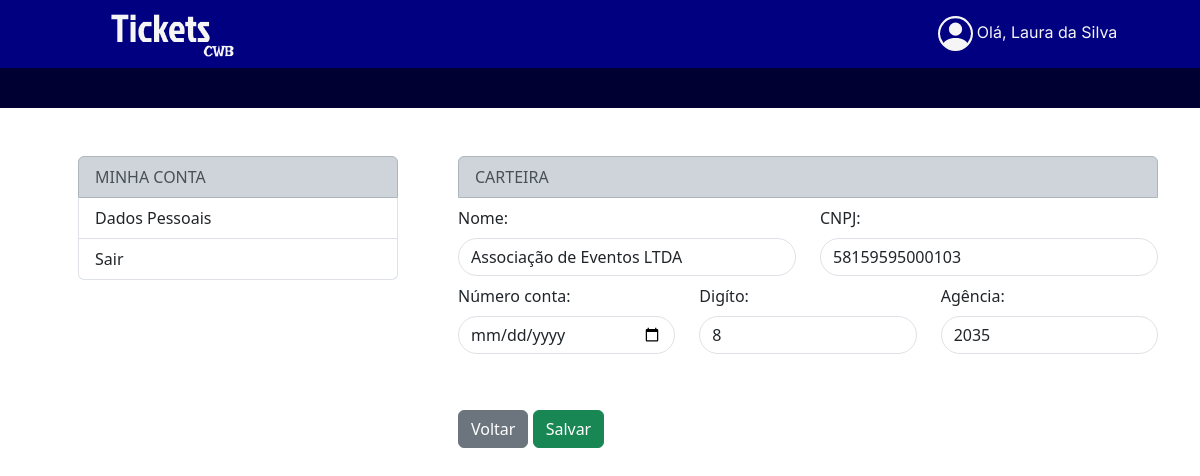
The app's page /organizador/alt_carteira.php (signed in) with its own data.
### tables this page shows
CREATE TABLE `organizadores` (
  `id_organizador` int(4) NOT NULL,
  `nm_organizador` varchar(30) NOT NULL,
  `ds_email` varchar(50) NOT NULL,
  `ds_senha` varchar(50) NOT NULL,
  `dt_nascimento` date NOT NULL,
  `nr_telefone` char(11) NOT NULL,
  `nr_cnpj` char(14) NOT NULL,
  `nr_cep` char(8) NOT NULL,
  `nm_estado` varchar(30) NOT NULL,
  `nm_cidade` varchar(30) NOT NULL,
  `nm_rua` varchar(30) NOT NULL,
  `ds_numero` varchar(10) NOT NULL,
  `nm_bairro` varchar(30) NOT NULL,
  `ds_status_cad` int(3) NOT NULL
);

CREATE TABLE `financeiros` (
  `id_financeiro` int(3) NOT NULL,
  `nr_conta` varchar(30) NOT NULL,
  `nr_digito` varchar(5) NOT NULL,
  `nr_agencia` varchar(10) NOT NULL,
  `nr_cnpj` char(14) NOT NULL,
  `nm_titular` varchar(50) NOT NULL,
  `id_organizador` int(4) NOT NULL
);

### organizador/alt_carteira.php (the view, shortened to what this page needs)
<?php
include "../conn.php";
?>
<!DOCTYPE html>
<html lang="pt-br">
<head>
   <link href="https://cdn.jsdelivr.net/npm/bootstrap@5.3.2/dist/css/bootstrap.min.css" rel="stylesheet">
   <link rel="stylesheet" style="text/css" href="../style.css" />
   <link rel="stylesheet" style="text/css" href="../hover.css" />
</head>
<body>
   <nav>
      <div class="container-fluid menu" style="background-color: #000080;">
         <div class="container text-center" style="background-color: #000080;">
            <div class="row">
               <div class=" col-xl-3 col-md-4 col-12 pb-2">
                  <a class="navbar-brand" href="home_organizador.php">
                     <img src="../img/Group 49.png" height="60" width="auto">
                  </a>
               </div>
               <div class="pt-3 col-xl-6 col-md-4 col-12"></div>
               <div class="dropdown-center pt-3 col-xl-3 col-md-4 col-12">
                  <a class="nav-link" href="#" role="button" data-bs-toggle="dropdown" aria-expanded="false">
                     <?php
                     $cons_nome = $conn->prepare('SELECT * FROM organizadores WHERE id_organizador=:id');
                     $cons_nome->bindValue(':id', $_SESSION['login']);
                     $cons_nome->execute();
                     $row_nome = $cons_nome->fetch();
                     echo "<p>Olá, " . $row_nome['nm_organizador'] . "</P>";
                     ?>
                  </a>
               </div>
            </div>
         </div>
      </div>
   </nav>
   <div class="container-fluid" style="background-color: #000033; height: 40px; width: 100%;"></div>
   <div class="container-fluid">
      <div class="container">
         <div class="row">
            <div class="col-lg-4 col-sm-12 pt-5 ps-5">
               <div class="list-group">
                  <a href="#" class="list-group-item list-group-item-action  list-group-item-dark" aria-current="true">
                     MINHA CONTA
                  </a>
                  <a href="minha_conta_org.php" class="list-group-item list-group-item-action">Dados Pessoais</a>
                  <a href="log_org.php" class="list-group-item list-group-item-action">Sair</a>
               </div>
            </div>
            <div class="col-lg-8 col-sm-12 pt-5 ps-5">
               <?php
               $cons_cart = $conn->prepare('SELECT * FROM financeiros WHERE id_organizador=:id');
               $cons_cart->bindValue(':id', $_SESSION['login']);
               $cons_cart->execute();
               $row_cart = $cons_cart->fetch();
               ?>
               <form action="alt_carteira.php?id=<?php echo $row_cart['id_financeiro']; ?>" method="POST">
                  <ul class="list-group">
                     <li class="list-group-item list-group-item-dark">CARTEIRA</li>
                     <div class="row">
                        <div class="col mb-2 mt-2">
                           <label for="nome" class="form-label">Nome:</label>
                           <input type="text" class="form-control" id="nome" name="nome" value="<?php echo $row_cart['nm_titular'] ?>">
                        </div>
                        <div class="col mb-2 mt-2">
                           <label for="cnpj" class="form-label">CNPJ:</label>
                           <input type="text" class="form-control" id="cnpj" name="cnpj" value="<?php echo $row_cart['nr_cnpj'] ?>">
                        </div>
                     </div>
                     <div class="row">
                        <div class="col mb-2">
                           <label for="conta" class="form-label">Número conta:</label>
                           <input type="date" class="form-control" id="conta" name="conta" value="<?php echo $row_cart['nr_conta'] ?>">
                        </div>
                        <div class="col mb-2">
                           <label for="digito" class="form-label">Digíto:</label>
                           <input type="text" class="form-control" id="digito" name="digito" value="<?php echo $row_cart['nr_digito'] ?>">
                        </div>
                        <div class="col mb-2">
                           <label for="agencia" class="form-label">Agência:</label>
                           <input type="text" class="form-control" id="agencia" name="agencia" value="<?php echo $row_cart['nr_agencia'] ?>">
                        </div>
                     </div>
                     <br>
                  </ul>
                  <br>
                  <a href="minha_conta_org.php" type="button" class="btn btn-secondary">Voltar</a>
                  <button name="salvar" type="submit" class="btn btn-success">Salvar</button>
               </form>
               <br><br>
            </div>
         </div>
      </div>
   </div>
</body>
</html>

### style.css (style rules this page uses)
.form-control { border-radius: 20px; }
a { text-decoration:none; }
.container-fluid { --bs-gutter-x: 0; }
p { display: inline-flex; font-family: 'Inter', sans-serif; color:#f5f5f5; }

### records on screen
organizadores: nm_organizador "Laura da Silva"
financeiros: nome "Associação de Eventos LTDA", cnpj "58159595000103", digito "8", agencia "2035"
